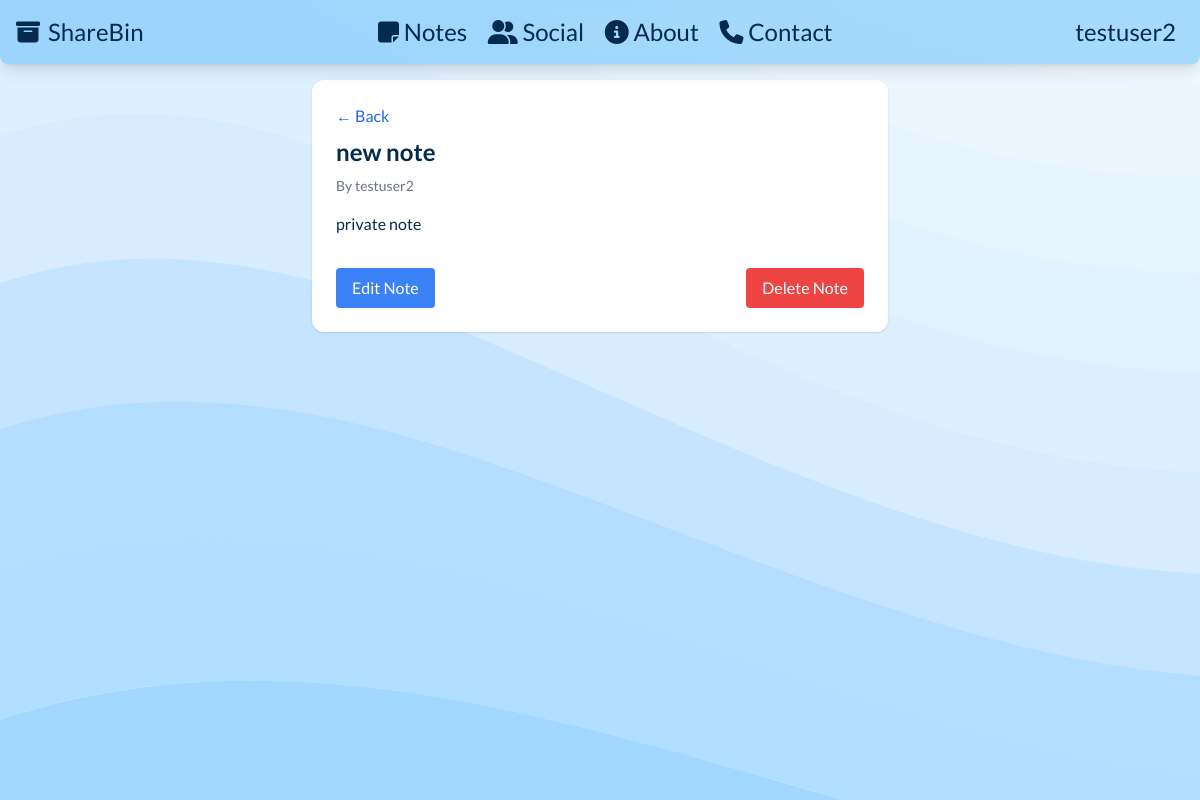
/note/3 (signed in), run on the app's committed database.
### tables this page shows
CREATE TABLE users (
            id INTEGER PRIMARY KEY AUTOINCREMENT,
            username TEXT,
            password TEXT,
            email TEXT,
            created_at TIMESTAMP DEFAULT CURRENT_TIMESTAMP
        );

CREATE TABLE notes (
            id INTEGER PRIMARY KEY AUTOINCREMENT,
            user TEXT,
            title TEXT,
            content TEXT,
            is_private INTEGER,
            visibility TEXT CHECK(visibility IN ('public', 'private', 'friends')),
            file_path TEXT,
            created_at TIMESTAMP DEFAULT CURRENT_TIMESTAMP
        );

### app.py (the view, shortened to what this page needs)
@app.route('/note/<int:note_id>', methods=['GET', 'POST'])
def view_note(note_id):
    conn = get_db()
    c = conn.cursor()
    c.execute("""
        SELECT n.id, n.user, n.title, n.content, n.is_private, n.visibility, n.file_path,
               n.created_at, u.username
        FROM notes n
        JOIN users u ON n.user = u.id
        WHERE n.id = ?
    """, (note_id,))
    note = c.fetchone()
    conn.close()
    user = session.get('username')
    user_id = session.get('user_id')
    if note is None:
        return "Note not found", 404
    return render_template('view_note.html', note=note, user=user, user_id=user_id)

### app.py (called while the page is built)
def get_db():
    conn = sqlite3.connect(DATABASE)
    return conn

### templates/view_note.html (shortened to what this page needs)
{% extends "base.html" %} {% block content %}
<div class="max-w-xl mx-auto bg-white p-6 rounded-xl shadow">
  <a href="/notes" class="text-blue-600 hover:underline mb-2 inline-block"
    >← Back</a
  >
  <h2 class="text-2xl font-bold mb-2">{{ note[2] }}</h2>
  <p class="text-sm text-gray-500 mb-4">By {{ note[8] }}</p>
  <div class="prose max-w-none">{{ note[3]|safe }}</div>
  {% if user == note[8] %}
  <div class="mt-4 flex flex-row justify-between">
    <a
      href="/note/{{ note[0] }}/edit"
      class="bg-blue-500 text-white px-4 py-2 rounded hover:bg-blue-600 mt-4 inline-block"
      >Edit Note</a
    >
    <form method="post" class="mt-4">
      <button
        type="submit"
        name="delete"
        class="bg-red-500 text-white px-4 py-2 rounded hover:bg-red-600"
      >
        Delete Note
      </button>
    </form>
  </div>
  {% endif %}
</div>
{% endblock %}

### templates/base.html (shortened to what this page needs)
<!DOCTYPE html>
<html>
  <head>
    <script src="https://cdn.tailwindcss.com"></script>
  </head>
  <body
    class="font-[lato] text-congress-blue-950 bg-congress-blue-100 scroll-smooth"
  >
    <header>
      <nav
        class="bg-congress-blue-500/30 backdrop-blur-lg rounded-b-lg shadow-lg p-4 flex flex-row w-full fixed top-0 z-50"
      >
        <div class="container justify-start text-2xl w-fit">
          <a
            href="/"
            class="flex items-center hover:text-gray-200 hover:text-shadow-lg transition-all duration-150 ease-in-out w-fit"
          >
            <i class="fa-solid fa-box-archive pr-2"></i>
            <h1 class="text-2xl">ShareBin</h1>
          </a>
        </div>
        <div class="container justify-center text-2xl w-fit mx-auto">
          <a
            href="/notes"
            class="p-2 hover:text-gray-200 transition-all duration-150 ease-in-out w-fit"
            ><i class="fa fa-sticky-note"></i> Notes</a
          >
          <a
            href="/social"
            class="p-2 hover:text-gray-200 transition-all duration-150 ease-in-out w-fit"
          >
            <i class="fa-solid fa-user-group"></i> Social</a
          >
          <a
            href="/about"
            class="p-2 hover:text-gray-200 transition-all duration-150 ease-in-out w-fit"
            ><i class="fa-solid fa-circle-info"></i> About</a
          >
          <a
            href="/contact"
            class="p-2 hover:text-gray-200 transition-all duration-150 ease-in-out w-fit"
          >
            <i class="fa-solid fa-phone"></i> Contact</a
          >
        </div>
        <div class="container justify-end text-2xl w-fit">
          {% if user %}
          <a
            href="/profile"
            class="p-2 hover:text-gray-200 transition-all duration-150 ease-in-out w-fit"
            >{{ user }}</a
          >
          {% else %}
          <a
            href="/login"
            class="p-2 hover:text-gray-200 transition-all duration-150 ease-in-out w-fit"
            >Log In <span aria-hidden="true">&rarr;</span></a
          >
          {% endif %}
        </div>
      </nav>
    </header>
    <section
      class="w-full min-h-fit h-screen pt-[10vh] bg-custom-pattern bg-cover bg-repeat-y bg-fixed"
    >
      {% block content %}{% endblock %}
    </section>
  </body>
</html>

### data on the page
users: username "testuser2"
notes: title "new note", content "private note"
